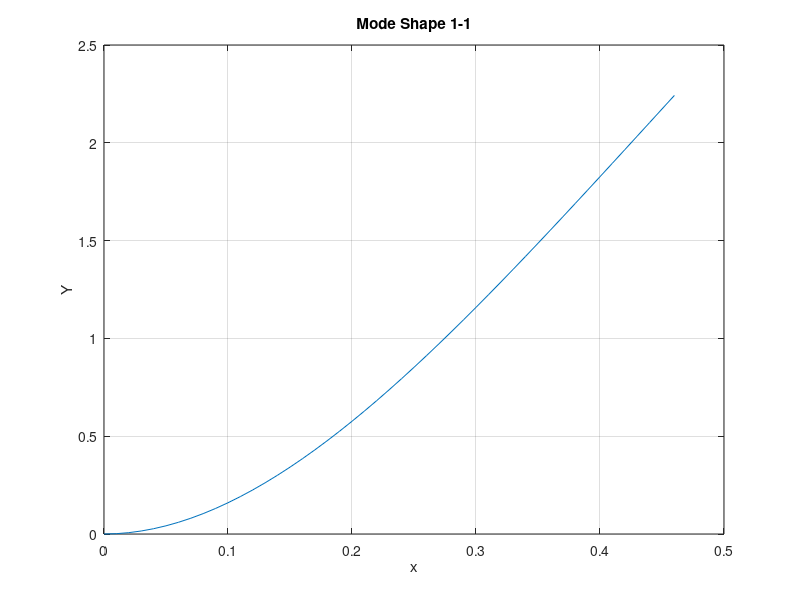
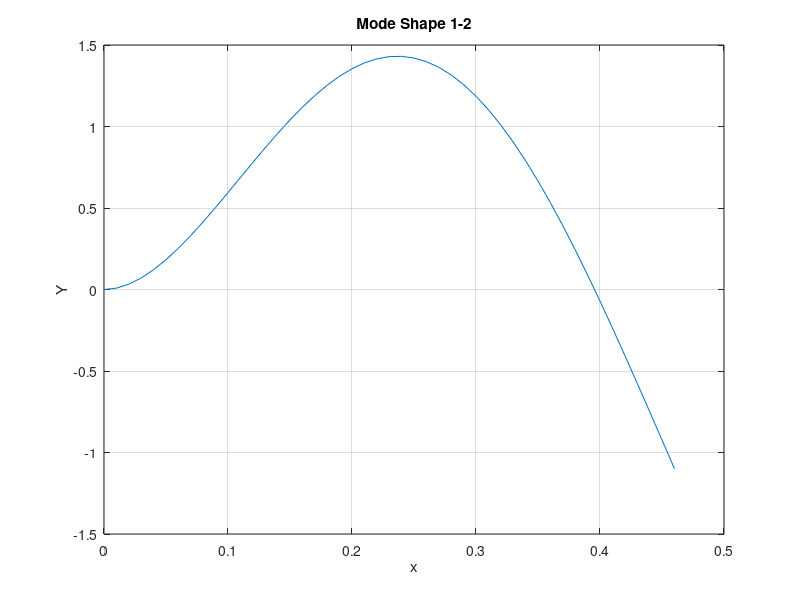
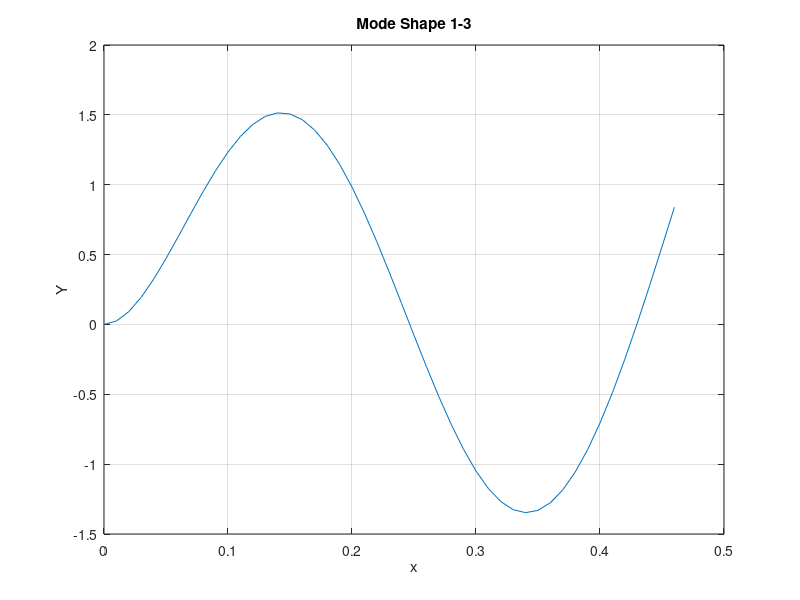
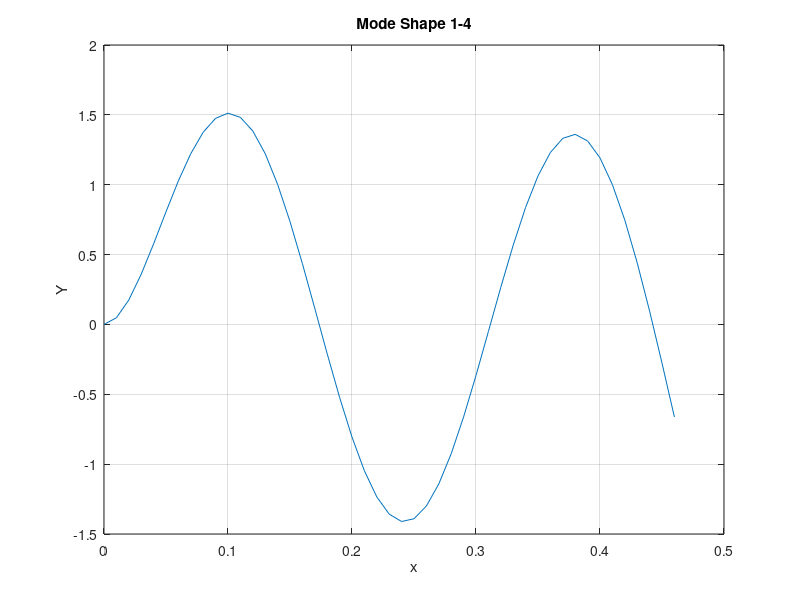

Here is the MATLAB script that generated these plots, in order:
% Luan Cong Doan - Vibration - Final Project
close all; clear all; clc;

%% Problem 1 - part 1
x1_1 = 0:0.01:5;
x1_2 = 0:0.01:10.5;
m = 14.69/97.4;
% m = 52.4/97.4;

fx1 = 1 + cos(x1_1).*cosh(x1_1) + m.*x1_1.*cos(x1_1).*sinh(x1_1) - m.*x1_1.*cosh(x1_1).*sin(x1_1);
fx2 = 1 + cos(x1_2).*cosh(x1_2) + m.*x1_2.*cos(x1_2).*sinh(x1_2) - m.*x1_2.*cosh(x1_2).*sin(x1_2);
fn1 = @(n) 1 + cos(n).*cosh(n) + m.*n.*cos(n).*sinh(n) - m.*n.*cosh(n).*sin(n);
s1 = fzero(fn1,1.5);
s2 = fzero(fn1,4);
s3 = fzero(fn1,7);
s4 = fzero(fn1,10.2);
figure; plot(x1_1,fx1); grid on;
xlabel('\beta L'); ylabel('f(\beta L)'); title('Charateristic equation');
% print('fn1_VB1_1','-dpng');
figure; plot(x1_2,fx2); grid on;
xlabel('\beta L'); ylabel('f(\beta L)'); title('Charateristic equation');
% print('fn1_VB1_2','-dpng');

s = [s1,s2,s3,s4];

for i = 1:4
    w(i) = s(i).^2*0.7;
    frac(i) = -(sinh(s(i)) + sin(s(i)))/(cosh(s(i)) + cos(s(i)));
end

X = 0:0.01:0.46;
for i = 1:4
    for j = 1:length(X)
    mode(i,j) = (frac(i)*(cosh(s(i)*X(j)/0.46) - cos(s(i)*X(j)/0.46)) + sinh(s(i)*X(j)/0.46) - sin(s(i)*X(j)/0.46));
    end;
    figure; plot(X,-mode(i,:)); grid on;
    xlabel('x'); ylabel(['Y_',i]); title(['Mode Shape 1-',num2str(i)]);
    print(['fn1_VB1_mode',num2str(i)],'-dpng');
end


%% Problem 1 - part 2
% close all; clear all; clc;
x2_1 = 0:0.1:3.5;
x2_2 = 0:0.1:9;
for i =1:length(x2_1)
    k1a(i) = 0.1508*x2_1(i); 
    k2a(i) = 0.06*x2_1(i)^3;
    f2a(i) = (k1a(i)*k2a(i)-1)*(cosh(x2_1(i))*cos(x2_1(i))) - (k1a(i)*k2a(i)+1) + (k1a(i)+k2a(i))*(cosh(x2_1(i))*sin(x2_1(i))) - (k1a(i)-k2a(i))*(sinh(x2_1(i))*sin(x2_1(i)));
end
for i =1:length(x2_2)
    k1b(i) = 0.1508*x2_2(i); 
    k2b(i) = 0.06*x2_2(i)^3;
    f2b(i) = (k1b(i)*k2b(i)-1)*(cosh(x2_2(i))*cos(x2_2(i))) - (k1b(i)*k2b(i)+1) + (k1b(i)+k2b(i))*(cosh(x2_2(i))*sin(x2_2(i))) - (k1b(i)-k2b(i))*(sinh(x2_2(i))*sin(x2_2(i)));
end
figure; plot(x2_1,f2a); grid on;
xlabel('\beta L'); ylabel('f(\beta L)'); title('Charateristic equation 2');
% print('fn1_VB2_1','-dpng');
figure; plot(x2_2,f2b); grid on;
xlabel('\beta L'); ylabel('f(\beta L)'); title('Charateristic equation 2');
% print('fn1_VB2_2','-dpng');

f2x = @(x)(0.1508*x*0.06*x^3-1)*(cosh(x)*cos(x)) - (0.1508*x*0.06*x^3+1) + (0.1508*x+0.06*x^3)*(cosh(x)*sin(x)) - (0.1508*x-0.06*x^3)*(sinh(x)*sin(x));
s21 = fzero(f2x,1.5);
s22 = fzero(f2x,3.2);
s23 = fzero(f2x,6);
s24 = fzero(f2x,9);

s2 = [s21,s22,s23,s24];
for i = 1:4
    w2(i) = s2(i).^2*22.05;
    frac2(i) = -(0.1508*s2(i)*(sinh(s2(i)) - sin(s2(i))) + (cosh(s2(i)) + cos(s2(i))))/(0.1508*s2(i)*(cosh(s2(i)) + cos(s2(i))) + (sinh(s2(i))-sin(s2(i))));
end

X = 0:0.01:0.46;
for i = 1:4
    for j = 1:length(X)
    mode2(i,j) = frac2(i)*(cosh(s2(i)*X(j)/0.46) - cos(s2(i)*X(j)/0.46)) + sinh(s2(i)*X(j)/0.46) - sin(s2(i)*X(j)/0.46);
    end;
    figure; plot(X,-mode2(i,:)); grid on;
    xlabel('x'); ylabel(['Y_',i]); title(['Mode Shape 2-',num2str(i)]);
    print(['fn1_VB2_mode',num2str(i)],'-dpng');
end


% %% ## Problem 2 ## %%
% close all; clear all; clc;
% %% Part 1
% x3 = 0:0.01:5;
% fx3 = cosh(x3).*cos(x3) + 1;
% figure; plot(x3,fx3,'k'); grid on;
% xlabel('\beta L'); ylabel('f(\beta L)'); title('Characteristic equation');
% print('fn2_VB1_1','-dpng');
% 
% fn3 = @(n) cosh(n)*cos(n) + 1;
% s31 = fzero(fn3,2); s32 = fzero(fn3,4.5);
% s3 = [s31,s32];
% for i=1:length(s3)
%     w3(i) = s3(i).^2*0.7;
%     frac3(i) = -(sinh(s3(i)) + sin(s3(i)))/(cosh(s3(i)) + cos(s3(i)));
% end
% X = 0:0.01:0.46;
% for i = 1:2
%     for j = 1:length(X)
%     mode(i,j) = frac3(i)*(cosh(s3(i)*X(j)/0.46) - cos(s3(i)*X(j)/0.46)) + sinh(s3(i)*X(j)/0.46) - sin(s3(i)*X(j)/0.46);
%     end;
%     figure; plot(X,mode(i,:)); grid on;
%     xlabel('x'); ylabel(['Y_',i]); title(['Mode Shape 2-',num2str(i)]);
%     print(['fn2_VB1_mode',num2str(i)],'-dpng');
% end
% 

